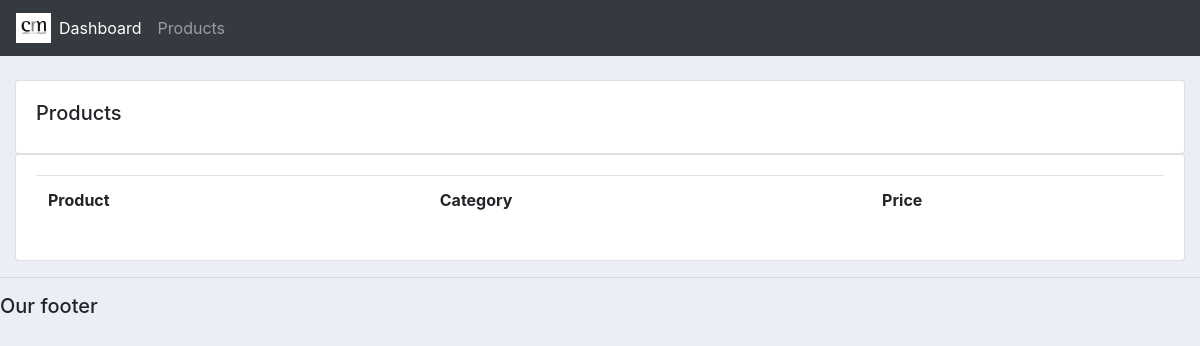
Before: /products/ with the older database file.
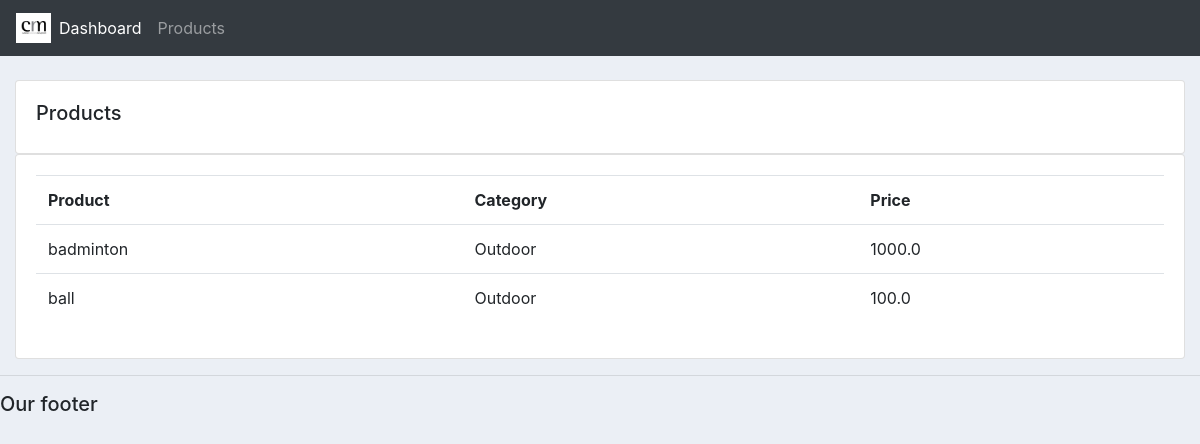
After: the same page with the newer database file.
### accounts/models.py (models this page shows)
class Product(models.Model):
    CATEGORY = (
        ('Indoor', 'Indoor'),
        ('Outdoor', 'Outdoor'),
    )
    name = models.CharField(max_length=200, null=True)
    price = models.FloatField(null = True)
    category = models.CharField(max_length=200, null=True, choices = CATEGORY)
    description = models.CharField(max_length=200, null=True, blank = True)
    date_created = models.DateTimeField(auto_now_add=True, null = True)
    tags = models.ManyToManyField(Tag)
    def __str__(self):
        return self.name

### accounts/views.py (the view)
# urls.py: path('products/', views.products, name = 'products'),
def products(request):
    products = Product.objects.all()
    context = {
        'products' : products
    }
    return render(request, 'accounts/products.html', context)

### accounts/templates/accounts/products.html
{%  extends 'accounts/main.html' %}
{% block content %}
		<br>
		<div class="row">
			<div class="col-md">
				<div class="card card-body">
					<h5>Products</h5>
				</div>
				<div class="card card-body">
					<table class="table">
						<tr>
							<th>Product</th>
							<th>Category</th>
							<th>Price</th>
						</tr>
						{% for product in products %}
						<tr>
							<td>{{ product}}</td>
							<td>{{ product.category}}</td>
							<td>{{ product.price}}</td>
						</tr>
						{% endfor %}
					</table>
				</div>
			</div>
		</div>
{% endblock content %}

Changed rows visible on the page:
added Product: name "badminton", category "Outdoor", price "1000.0"
added Product: name "ball", category "Outdoor", price "100.0"
